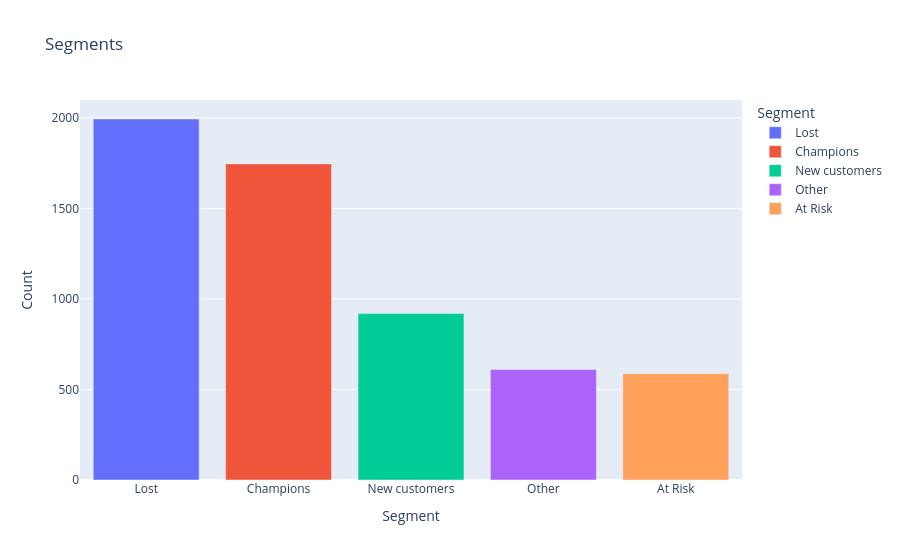

The notebook cell saved with this chart:
### Markdown cell above
Bar chart showing customer count per RFM segment.

### Code cell
segment_counts = rfm['Segment'].value_counts().reset_index()
segment_counts.columns = ['Segment', 'Count']

fig = px.bar(
    segment_counts,
    x='Segment',
    y='Count',
    color='Segment',
    title='Segments'
)
fig.show()

### Figure 1 — Plotly figure (JSON) as saved in the notebook; plotly's stock layout.template omitted (floating-point values rounded to 4 significant figures)
{"data": [{"hovertemplate": "Segment=%{x}<br>Count=%{y}<extra></extra>", "legendgroup": "Lost", "marker": {"color": "#636efa", "pattern": {"shape": ""}}, "name": "Lost", "orientation": "v", "showlegend": true, "textposition": "auto", "type": "bar", "x": ["Lost"], "xaxis": "x", "y": [1994], "yaxis": "y"}, {"hovertemplate": "Segment=%{x}<br>Count=%{y}<extra></extra>", "legendgroup": "Champions", "marker": {"color": "#EF553B", "pattern": {"shape": ""}}, "name": "Champions", "orientation": "v", "showlegend": true, "textposition": "auto", "type": "bar", "x": ["Champions"], "xaxis": "x", "y": [1746], "yaxis": "y"}, {"hovertemplate": "Segment=%{x}<br>Count=%{y}<extra></extra>", "legendgroup": "New customers", "marker": {"color": "#00cc96", "pattern": {"shape": ""}}, "name": "New customers", "orientation": "v", "showlegend": true, "textposition": "auto", "type": "bar", "x": ["New customers"], "xaxis": "x", "y": [919], "yaxis": "y"}, {"hovertemplate": "Segment=%{x}<br>Count=%{y}<extra></extra>", "legendgroup": "Other", "marker": {"color": "#ab63fa", "pattern": {"shape": ""}}, "name": "Other", "orientation": "v", "showlegend": true, "textposition": "auto", "type": "bar", "x": ["Other"], "xaxis": "x", "y": [610], "yaxis": "y"}, {"hovertemplate": "Segment=%{x}<br>Count=%{y}<extra></extra>", "legendgroup": "At Risk", "marker": {"color": "#FFA15A", "pattern": {"shape": ""}}, "name": "At Risk", "orientation": "v", "showlegend": true, "textposition": "auto", "type": "bar", "x": ["At Risk"], "xaxis": "x", "y": [587], "yaxis": "y"}], "layout": {"barmode": "relative", "legend": {"title": {"text": "Segment"}, "tracegroupgap": 0}, "title": {"text": "Segments"}, "xaxis": {"anchor": "y", "categoryarray": ["Lost", "Champions", "New customers", "Other", "At Risk"], "categoryorder": "array", "domain": [0, 1], "title": {"text": "Segment"}}, "yaxis": {"anchor": "x", "domain": [0, 1], "title": {"text": "Count"}}}}
